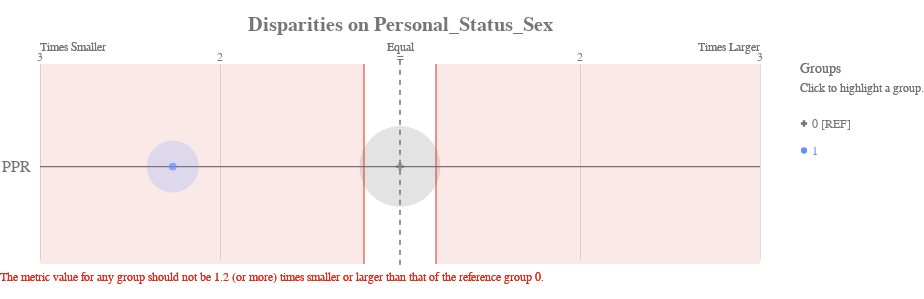

This figure's notebook cell:
### Code cell
ap.disparity(bdf, metrics, 'Personal_status_sex', fairness_threshold = disparity_tolerance)

### Figure 1 — Vega-Lite specification as saved in the notebook (floating-point values rounded to 4 significant figures)
{"config": {"view": {"continuousWidth": 400, "continuousHeight": 300, "strokeWidth": 0}, "axisLeft": {"labelColor": "rgb(117,117,117)", "labelFont": "Arial", "labelFontSize": 16}, "title": {"align": "center", "baseline": "middle", "color": "rgb(117,117,117)", "font": "Arial", "fontSize": 20, "fontWeight": "bold"}}, "layer": [{"data": {"name": "data-39e0d77574aba576c27ccb6982247729"}, "mark": {"type": "rule", "stroke": "rgb(117,117,117)", "strokeWidth": 1.25, "tooltip": ""}, "encoding": {"x": {"type": "quantitative", "field": "x", "scale": {"domain": [-2, 2], "range": [40.0, 760.0]}}, "x2": {"field": "x2"}, "y": {"type": "nominal", "axis": {"domain": false, "labelAngle": 0, "labelPadding": -30, "orient": "left", "ticks": false, "title": ""}, "field": "metric", "scale": {"domain": ["PPR"], "range": [30, 225.0]}}}}, {"data": {"name": "data-79dd248bdaa0ea02c535240e8ad022c8"}, "mark": {"type": "rule", "stroke": "rgb(117,117,117)", "strokeDash": [5, 5], "strokeWidth": 1}, "encoding": {"tooltip": {"value": "0 [REF]"}, "x": {"value": 400.0}, "y": {"value": 20.83}, "y2": {"value": 229.2}}}, {"data": {"name": "data-c233327f4cd9b4c2df31bf8015c83e4a"}, "mark": {"type": "text", "align": "center", "color": "rgb(117,117,117)", "font": "Arial", "fontSize": 12, "fontWeight": "normal", "tooltip": ""}, "encoding": {"text": {"type": "nominal", "field": "label"}, "x": {"type": "quantitative", "field": "value", "scale": {"domain": [-2, 2], "range": [40.0, 760.0]}}, "y": {"value": 17.5}}}, {"layer": [{"mark": {"type": "text", "align": "left", "fill": "rgb(117,117,117)", "font": "Arial", "fontSize": 12, "fontWeight": "normal", "tooltip": ""}, "encoding": {"text": {"value": "Times Smaller"}, "x": {"value": 40.0}, "y": {"value": 7.5}}}, {"mark": {"type": "text", "align": "right", "fill": "rgb(117,117,117)", "font": "Arial", "fontSize": 12, "fontWeight": "normal", "tooltip": ""}, "encoding": {"text": {"value": "Times Larger"}, "x": {"value": 760.0}, "y": {"value": 7.5}}}, {"mark": {"type": "text", "align": "center", "fill": "rgb(117,117,117)", "font": "Arial", "fontSize": 12, "fontWeight": "normal", "tooltip": ""}, "encoding": {"text": {"value": "Equal"}, "x": {"value": 400.0}, "y": {"value": 7.5}}}], "data": {"name": "data-79dd248bdaa0ea02c535240e8ad022c8"}}, {"layer": [{"mark": {"type": "rule", "opacity": 0.8, "stroke": "rgb(217, 46, 28)", "strokeWidth": 1.25, "tooltip": ""}, "encoding": {"x": {"type": "quantitative", "field": "min", "scale": {"domain": [-2, 2], "range": [40.0, 760.0]}}, "y": {"value": 25.0}, "y2": {"value": 225.0}}}, {"mark": {"type": "rule", "opacity": 0.8, "stroke": "rgb(217, 46, 28)", "strokeWidth": 1.25, "tooltip": ""}, "encoding": {"x": {"type": "quantitative", "field": "max", "scale": {"domain": [-2, 2], "range": [40.0, 760.0]}}, "y": {"value": 25.0}, "y2": {"value": 225.0}}}, {"layer": [{"mark": {"type": "rect", "fill": "rgb(217, 46, 28)", "opacity": 0.1, "tooltip": ""}, "encoding": {"x": {"type": "quantitative", "field": "min", "scale": {"domain": [-2, 2], "range": [40.0, 760.0]}}, "x2": {"field": "lower_end"}, "y": {"value": 25.0}, "y2": {"value": 225.0}}}, {"mark": {"type": "rect", "fill": "rgb(217, 46, 28)", "opacity": 0.1, "tooltip": ""}, "encoding": {"x": {"type": "quantitative", "field": "max", "scale": {"domain": [-2, 2], "range": [40.0, 760.0]}}, "x2": {"field": "upper_end"}, "y": {"value": 25.0}, "y2": {"value": 225.0}}}]}, {"data": {"name": "data-79dd248bdaa0ea02c535240e8ad022c8"}, "mark": {"type": "text", "align": "left", "baseline": "top", "fill": "rgb(217, 46, 28)", "font": "Arial", "fontSize": 12, "fontWeight": "normal", "tooltip": ""}, "encoding": {"text": {"value": "The metric value for any group should not be 1.2 (or more) times smaller or larger than that of the reference group 0."}, "x": {"value": 0}, "y": {"value": 233.3}}}], "data": {"name": "data-25f3550964acc203f87c85ed125cfad2"}}, {"layer": [{"mark": "circle"}, {"data": {"name": "data-e5d6287b028b4ec3e742a5b1fc4b8eca"}, "mark": {"type": "circle", "opacity": 0.2}, "encoding": {"color": {"condition": {"type": "nominal", "field": "attribute_value", "legend": null, "scale": {"domain": ["0", "1"], "range": ["rgb(117,117,117)", "rgb(100, 143, 255)", "rgb(254, 97, 0)", "rgb(220, 38, 127)", "rgb(255, 176, 0)", "rgb(120, 94, 240)"]}, "selection": "selector021"}, "value": "rgb(224,224,224)"}, "size": {"type": "quantitative", "field": "group_size", "legend": null, "scale": {"domain": [0, 212.4], "range": [0, 7854.0]}}, "tooltip": [{"type": "nominal", "field": "attribute_value", "title": "Group"}, {"type": "nominal", "field": "tooltip_group_size", "title": "Group Size"}, {"type": "nominal", "field": "tooltip_disparity_explanation_ppr", "title": "Disparity"}, {"type": "quantitative", "field": "ppr", "format": ".2f", "title": "PPR"}], "x": {"type": "quantitative", "axis": {"domain": false, "labels": false, "ticks": false, "title": null, "values": [1, 2, -2, -1]}, "field": "ppr_disparity_scaled", "scale": {"domain": [-2, 2], "range": [40.0, 760.0]}}, "y": {"type": "nominal", "axis": {"domain": false, "grid": false, "labels": false, "ticks": false, "title": " "}, "field": "metric_variable", "scale": {"domain": ["PPR"], "range": [30, 225.0]}}}, "selection": {"selector023": {"type": "multi", "empty": "all", "fields": ["attribute_value"]}}, "transform": [{"calculate": "'PPR'", "as": "metric_variable"}]}, {"layer": [{"mark": "point"}, {"data": {"name": "data-e5d6287b028b4ec3e742a5b1fc4b8eca"}, "mark": {"type": "point", "filled": true, "size": 60}, "encoding": {"color": {"condition": {"type": "nominal", "field": "attribute_value", "legend": null, "scale": {"domain": ["0", "1"], "range": ["rgb(117,117,117)", "rgb(100, 143, 255)", "rgb(254, 97, 0)", "rgb(220, 38, 127)", "rgb(255, 176, 0)", "rgb(120, 94, 240)"]}, "selection": "selector021"}, "value": "rgb(224,224,224)"}, "shape": {"type": "nominal", "field": "attribute_value", "legend": null, "scale": {"domain": ["0", "1"], "range": ["cross", "circle"]}}, "tooltip": [{"type": "nominal", "field": "attribute_value", "title": "Group"}, {"type": "nominal", "field": "tooltip_group_size", "title": "Group Size"}, {"type": "nominal", "field": "tooltip_disparity_explanation_ppr", "title": "Disparity"}, {"type": "quantitative", "field": "ppr", "format": ".2f", "title": "PPR"}], "x": {"type": "quantitative", "axis": {"domain": false, "labels": false, "ticks": false, "title": null, "values": [1, 2, -2, -1]}, "field": "ppr_disparity_scaled", "scale": {"domain": [-2, 2], "range": [40.0, 760.0]}}, "y": {"type": "nominal", "axis": {"domain": false, "grid": false, "labels": false, "ticks": false, "title": " "}, "field": "metric_variable", "scale": {"domain": ["PPR"], "range": [30, 225.0]}}}, "selection": {"selector022": {"type": "multi", "empty": "all", "fields": ["attribute_value"]}}, "transform": [{"calculate": "'PPR'", "as": "metric_variable"}]}]}]}, {"layer": [{"mark": {"type": "point", "filled": true, "opacity": 1, "size": 39.48}, "encoding": {"color": {"condition": {"type": "nominal", "field": "attribute_value", "legend": null, "scale": {"domain": ["0", "1"], "range": ["rgb(117,117,117)", "rgb(100, 143, 255)", "rgb(254, 97, 0)", "rgb(220, 38, 127)", "rgb(255, 176, 0)", "rgb(120, 94, 240)"]}, "selection": "selector021"}, "value": "rgb(224,224,224)"}, "shape": {"type": "nominal", "field": "attribute_value", "legend": null, "scale": {"domain": ["0", "1"], "range": ["cross", "circle"]}}, "x": {"value": 804}, "y": {"type": "nominal", "axis": {"domain": false, "grid": false, "labels": false, "ticks": false, "title": " "}, "field": "attribute_value", "scale": {"domain": ["0", "1"], "range": [71, 125]}}}, "selection": {"selector021": {"type": "multi", "empty": "all", "fields": ["attribute_value"]}}}, {"mark": {"type": "text", "align": "left", "baseline": "middle", "font": "Arial", "fontSize": 12, "fontWeight": "normal"}, "encoding": {"color": {"condition": {"type": "nominal", "field": "attribute_value", "legend": null, "scale": {"domain": ["0", "1"], "range": ["rgb(117,117,117)", "rgb(100, 143, 255)", "rgb(254, 97, 0)", "rgb(220, 38, 127)", "rgb(255, 176, 0)", "rgb(120, 94, 240)"]}, "selection": "selector021"}, "value": "rgb(224,224,224)"}, "text": {"type": "nominal", "field": "label"}, "x": {"value": 812}, "y": {"type": "nominal", "axis": {"domain": false, "grid": false, "labels": false, "ticks": false, "title": " "}, "field": "attribute_value", "scale": {"domain": ["0", "1"], "range": [71, 125]}}}, "selection": {"selector024": {"type": "multi", "empty": "all", "fields": ["attribute_value"]}}}, {"data": {"name": "data-79dd248bdaa0ea02c535240e8ad022c8"}, "mark": {"type": "text", "align": "left", "baseline": "middle", "color": "rgb(117,117,117)", "font": "Arial", "fontSize": 12, "fontWeight": "normal"}, "encoding": {"text": {"value": "Click to highlight a group."}, "x": {"value": 800}, "y": {"value": 49}}}, {"data": {"name": "data-79dd248bdaa0ea02c535240e8ad022c8"}, "mark": {"type": "text", "align": "left", "baseline": "middle", "color": "rgb(117,117,117)", "font": "Arial", "fontSize": 14, "fontWeight": "normal"}, "encoding": {"text": {"value": "Groups"}, "x": {"value": 800}, "y": {"value": 30}}}], "data": {"name": "data-711e50c9c74ea5e50c1544827342332e"}}], "height": 250, "padding": {"top": 15, "bottom": 10}, "resolve": {"scale": {"size": "independent", "y": "independent"}}, "title": "Disparities on Personal_Status_Sex", "width": 800, "$schema": "https://vega.github.io/schema/vega-lite/v4.8.1.json", "datasets": {"data-39e0d77574aba576c27ccb6982247729": [{"metric": "PPR", "x": -2, "x2": 2}], "data-79dd248bdaa0ea02c535240e8ad022c8": [{"a": 1, "b": 0}, {"a": 1, "b": 0}], "data-c233327f4cd9b4c2df31bf8015c83e4a": [{"value": 1, "label": 2}, {"value": 2, "label": 3}, {"value": -2, "label": 3}, {"value": -1, "label": 2}, {"value": 0, "label": "="}], "data-25f3550964acc203f87c85ed125cfad2": [{"min": -0.2, "max": 0.2, "lower_end": -2, "upper_end": 2}], "data-e5d6287b028b4ec3e742a5b1fc4b8eca": [{"attribute_name": "Personal_status_sex", "attribute_value": "0", "group_size": 177, "total_entities": 250, "ppr": 0.6935, "ppr_disparity": 1.0, "ppr_disparity_scaled": 0.0, "tooltip_group_size": "177 (70.80%)", "tooltip_disparity_explanation_ppr": "Reference group"}, {"attribute_name": "Personal_status_sex", "attribute_value": "1", "group_size": 73, "total_entities": 250, "ppr": 0.3065, "ppr_disparity": 0.442, "ppr_disparity_scaled": -1.262, "tooltip_group_size": "73 (29.20%)", "tooltip_disparity_explanation_ppr": "2.26 times smaller PPR than the reference group"}], "data-711e50c9c74ea5e50c1544827342332e": [{"attribute_value": "0", "label": "0 [REF]"}, {"attribute_value": "1", "label": "1"}]}}
